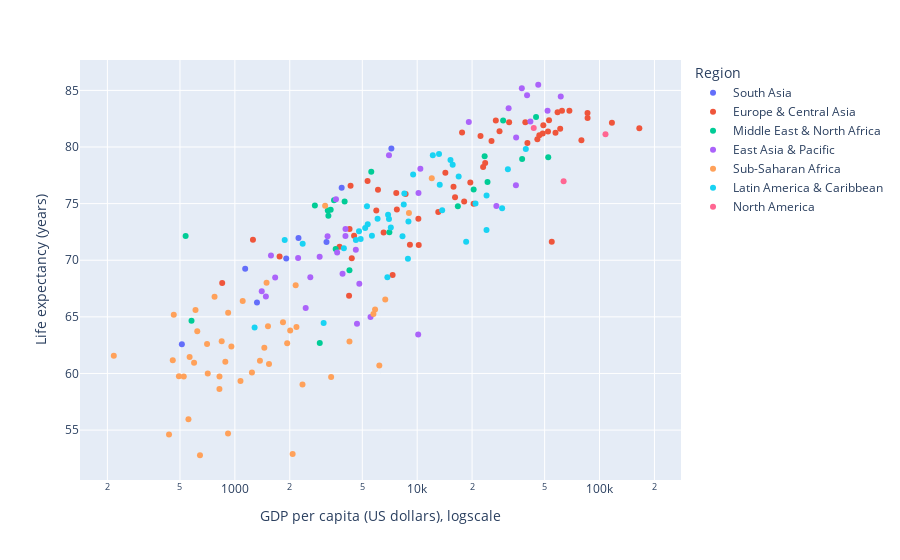

Notebook cell for this chart:
### Markdown cell above
* The same plot in Plotly is even easier and interactive. 
* Both Plotly and Seaborn automatically label axes with column names, such as `GDP2020`.
* Here we override such automated labels with longer ones using a dictionary `fig_labels`.

### Code cell
# we want to use index (country name) in the figure for tooltip info
# therefore we create a temporary table with column Country instead of index
temp_table = countries.reset_index()
# how to rename automated axis labels
fig_labels = {'GDP2020':'GDP per capita (US dollars), logscale',
             'Expectancy2020':'Life expectancy (years)'}
# create Plotly plot, add countyr name to tooltip data 
fig = px.scatter(data_frame=temp_table, 
                 x="GDP2020", y="Expectancy2020", color="Region", 
                 hover_data=['Country'], log_x=True,
                 labels = fig_labels)
fig.show()

### Figure 1 — Plotly figure (JSON) as saved in the notebook; plotly's stock layout.template omitted (floating-point values rounded to 4 significant figures)
{"data": [{"customdata": [["Afghanistan"], ["Bangladesh"], ["Bhutan"], ["India"], ["Maldives"], ["Nepal"], ["Pakistan"], ["Sri Lanka"]], "hovertemplate": "Region=South Asia<br>GDP per capita (US dollars), logscale=%{x}<br>Life expectancy (years)=%{y}<br>Country=%{customdata[0]}<extra></extra>", "legendgroup": "South Asia", "marker": {"color": "#636efa", "symbol": "circle"}, "mode": "markers", "name": "South Asia", "orientation": "v", "showlegend": true, "type": "scatter", "x": [512.1, 2233.0, 3181.0, 1913.0, 7217.0, 1139.0, 1322.0, 3852.0], "xaxis": "x", "y": [62.58, 71.97, 71.61, 70.15, 79.88, 69.25, 66.27, 76.39], "yaxis": "y"}, {"customdata": [["Albania"], ["Andorra"], ["Armenia"], ["Austria"], ["Azerbaijan"], ["Belarus"], ["Belgium"], ["Bosnia and Herzegovina"], ["Bulgaria"], ["Channel Islands"], ["Croatia"], ["Cyprus"], ["Czechia"], ["Denmark"], ["Estonia"], ["Faroe Islands"], ["Finland"], ["France"], ["Georgia"], ["Germany"], ["Gibraltar"], ["Greece"], ["Greenland"], ["Hungary"], ["Iceland"], ["Ireland"], ["Isle of Man"], ["Italy"], ["Kazakhstan"], ["Kosovo"], ["Kyrgyz Republic"], ["Latvia"], ["Liechtenstein"], ["Lithuania"], ["Luxembourg"], ["Moldova"], ["Monaco"], ["Montenegro"], ["Netherlands"], ["North Macedonia"], ["Norway"], ["Poland"], ["Portugal"], ["Romania"], ["Russia"], ["San Marino"], ["Serbia"], ["Slovak Republic"], ["Slovenia"], ["Spain"], ["Sweden"], ["Switzerland"], ["Tajikistan"], ["Türkiye"], ["Turkmenistan"], ["Ukraine"], ["United Kingdom"], ["Uzbekistan"]], "hovertemplate": "Region=Europe & Central Asia<br>GDP per capita (US dollars), logscale=%{x}<br>Life expectancy (years)=%{y}<br>Country=%{customdata[0]}<extra></extra>", "legendgroup": "Europe & Central Asia", "marker": {"color": "#EF553B", "symbol": "circle"}, "mode": "markers", "name": "Europe & Central Asia", "orientation": "v", "showlegend": true, "type": "scatter", "x": [5343.0, 37210.0, 4506.0, 48790.0, 4230.0, 6543.0, 45610.0, 6095.0, 10150.0, 57340.0, 14270.0, 28280.0, 22990.0, 60840.0, 23600.0, 62230.0, 49170.0, 39180.0, 4256.0, 46750.0, NaN, 17620.0, 54690.0, 16130.0, 58850.0, 85970.0, 79530.0, 31920.0, 9122.0, 4311.0, 1257.0, 18100.0, 165300.0, 20380.0, 116900.0, 4376.0, 182500.0, 7677.0, 52160.0, 5965.0, 68340.0, 15820.0, 22240.0, 13050.0, 10190.0, 45320.0, 7734.0, 19550.0, 25560.0, 26980.0, 52840.0, 85900.0, 852.3, 8639.0, 7330.0, 3752.0, 40220.0, 1759.0], "xaxis": "x", "y": [76.99, NaN, 72.17, 81.19, 66.87, 72.46, 80.7, 76.22, 73.66, 81.26, 77.72, 81.39, 78.23, 81.6, 78.6, 83.2, 81.93, 82.18, 72.77, 81.04, 82.2, 81.29, 71.64, 75.57, 83.06, 82.56, 80.59, 82.2, 71.37, 76.57, 71.8, 75.19, 81.66, 74.98, 82.14, 70.17, NaN, 75.93, 81.36, 74.4, 83.21, 76.5, 80.98, 74.25, 71.34, NaN, 74.48, 76.87, 80.53, 82.33, 82.36, 83.0, 67.99, 75.85, 68.69, 71.19, 80.35, 70.33], "yaxis": "y"}, {"customdata": [["Algeria"], ["Bahrain"], ["Djibouti"], ["Egypt"], ["Iran"], ["Iraq"], ["Israel"], ["Jordan"], ["Kuwait"], ["Lebanon"], ["Libya"], ["Malta"], ["Morocco"], ["Oman"], ["Qatar"], ["Saudi Arabia"], ["Syrian Arab Republic"], ["Tunisia"], ["United Arab Emirates"], ["West Bank and Gaza"], ["Yemen"]], "hovertemplate": "Region=Middle East & North Africa<br>GDP per capita (US dollars), logscale=%{x}<br>Life expectancy (years)=%{y}<br>Country=%{customdata[0]}<extra></extra>", "legendgroup": "Middle East & North Africa", "marker": {"color": "#00cc96", "symbol": "circle"}, "mode": "markers", "name": "Middle East & North Africa", "orientation": "v", "showlegend": true, "type": "scatter", "x": [3354.0, 23430.0, 2922.0, 3572.0, 2746.0, 4251.0, 44850.0, 3999.0, 24300.0, 5600.0, 7035.0, 29600.0, 3258.0, 16710.0, 52320.0, 20400.0, 537.1, 3498.0, 37630.0, 3234.0, 578.5], "xaxis": "x", "y": [74.45, 79.17, 62.69, 70.99, 74.83, 69.12, 82.65, 75.18, 76.92, 77.8, 72.47, 82.35, 73.92, 74.76, 79.1, 76.24, 72.14, 75.29, 78.95, 74.4, 64.65], "yaxis": "y"}, {"customdata": [["American Samoa"], ["Australia"], ["Brunei"], ["Cambodia"], ["China"], ["Fiji"], ["French Polynesia"], ["Guam"], ["Hong Kong SAR, China"], ["Indonesia"], ["Japan"], ["Kiribati"], ["Dem. People's Rep. Korea"], ["Korea"], ["Lao PDR"], ["Macao SAR, China"], ["Malaysia"], ["Marshall Islands"], ["Micronesia"], ["Mongolia"], ["Myanmar"], ["Nauru"], ["New Caledonia"], ["New Zealand"], ["Northern Mariana Islands"], ["Palau"], ["Papua New Guinea"], ["Philippines"], ["Samoa"], ["Singapore"], ["Solomon Islands"], ["Thailand"], ["Timor-Leste"], ["Tonga"], ["Tuvalu"], ["Vanuatu"], ["Viet Nam"]], "hovertemplate": "Region=East Asia & Pacific<br>GDP per capita (US dollars), logscale=%{x}<br>Life expectancy (years)=%{y}<br>Country=%{customdata[0]}<extra></extra>", "legendgroup": "East Asia & Pacific", "marker": {"color": "#ab63fa", "symbol": "circle"}, "mode": "markers", "name": "East Asia & Pacific", "orientation": "v", "showlegend": true, "type": "scatter", "x": [15610.0, 51870.0, 27180.0, 1578.0, 10410.0, 4816.0, 19190.0, 34780.0, 46110.0, 3896.0, 40040.0, 1404.0, NaN, 31720.0, 2593.0, 37470.0, 10160.0, 5546.0, 3639.0, 4041.0, 1480.0, 10120.0, 34880.0, 41760.0, 17300.0, 14350.0, 2446.0, 3224.0, 4043.0, 61270.0, 2222.0, 7002.0, 1664.0, 4606.0, 4675.0, 2918.0, 3586.0], "xaxis": "x", "y": [NaN, 83.2, 74.8, 70.42, 78.08, 67.92, 82.22, 76.61, 85.5, 68.81, 84.56, 67.27, 73.27, 83.43, 68.5, 85.18, 75.94, 64.98, 70.67, 72.14, 66.8, 63.44, 80.83, 82.26, NaN, NaN, 65.79, 72.12, 72.77, 84.47, 70.2, 79.27, 68.47, 70.93, 64.38, 70.3, 75.38], "yaxis": "y"}, {"customdata": [["Angola"], ["Benin"], ["Botswana"], ["Burkina Faso"], ["Burundi"], ["Cabo Verde"], ["Cameroon"], ["Central African Republic"], ["Chad"], ["Comoros"], ["Dem. Rep. Congo"], ["Congo"], ["Côte d'Ivoire"], ["Equatorial Guinea"], ["Eritrea"], ["Eswatini"], ["Ethiopia"], ["Gabon"], ["The Gambia"], ["Ghana"], ["Guinea"], ["Guinea-Bissau"], ["Kenya"], ["Lesotho"], ["Liberia"], ["Madagascar"], ["Malawi"], ["Mali"], ["Mauritania"], ["Mauritius"], ["Mozambique"], ["Namibia"], ["Niger"], ["Nigeria"], ["Rwanda"], ["São Tomé and Principe"], ["Senegal"], ["Seychelles"], ["Sierra Leone"], ["Somalia"], ["South Africa"], ["South Sudan"], ["Sudan"], ["Tanzania"], ["Togo"], ["Uganda"], ["Zambia"], ["Zimbabwe"]], "hovertemplate": "Region=Sub-Saharan Africa<br>GDP per capita (US dollars), logscale=%{x}<br>Life expectancy (years)=%{y}<br>Country=%{customdata[0]}<extra></extra>", "legendgroup": "Sub-Saharan Africa", "marker": {"color": "#FFA15A", "symbol": "circle"}, "mode": "markers", "name": "Sub-Saharan Africa", "orientation": "v", "showlegend": true, "type": "scatter", "x": [1451.0, 1241.0, 5875.0, 823.6, 216.8, 3126.0, 1539.0, 435.5, 643.8, 1520.0, 524.7, 2011.0, 2349.0, 6199.0, NaN, 3373.0, 918.7, 6680.0, 704.0, 2177.0, 1074.0, 710.3, 1936.0, 917.4, 597.5, 462.4, 622.2, 822.9, 1836.0, 9011.0, 456.6, 4252.0, 564.8, 2075.0, 773.8, 2155.0, 1492.0, 12020.0, 493.4, 556.6, 5753.0, NaN, 608.3, 1104.0, 886.7, 846.9, 956.8, 1373.0], "xaxis": "x", "y": [62.26, 60.09, 65.65, 59.73, 61.57, 74.81, 60.83, 54.6, 52.78, 64.17, 59.74, 63.78, 59.03, 60.71, 67.13, 59.69, 65.37, 66.53, 62.61, 64.11, 59.33, 60.0, 62.67, 54.69, 60.95, 65.18, 63.72, 58.63, 64.53, 74.18, 61.17, 62.83, 61.45, 52.89, 66.77, 67.78, 68.01, 77.24, 59.76, 55.97, 65.25, 55.48, 65.61, 66.41, 61.03, 62.85, 62.38, 61.12], "yaxis": "y"}, {"customdata": [["Antigua and Barbuda"], ["Argentina"], ["Aruba"], ["The Bahamas"], ["Barbados"], ["Belize"], ["Bolivia"], ["Brazil"], ["British Virgin Islands"], ["Cayman Islands"], ["Chile"], ["Colombia"], ["Costa Rica"], ["Cuba"], ["Curaçao"], ["Dominica"], ["Dominican Republic"], ["Ecuador"], ["El Salvador"], ["Grenada"], ["Guatemala"], ["Guyana"], ["Haiti"], ["Honduras"], ["Jamaica"], ["Mexico"], ["Nicaragua"], ["Panama"], ["Paraguay"], ["Peru"], ["Puerto Rico"], ["Sint Maarten (Dutch part)"], ["St. Kitts and Nevis"], ["St. Lucia"], ["St. Martin (French part)"], ["St. Vincent and the Grenadines"], ["Suriname"], ["Trinidad and Tobago"], ["Turks and Caicos Islands"], ["Uruguay"], ["Venezuela"], ["Virgin Islands"]], "hovertemplate": "Region=Latin America & Caribbean<br>GDP per capita (US dollars), logscale=%{x}<br>Life expectancy (years)=%{y}<br>Country=%{customdata[0]}<extra></extra>", "legendgroup": "Latin America & Caribbean", "marker": {"color": "#19d3f3", "symbol": "circle"}, "mode": "markers", "name": "Latin America & Caribbean", "orientation": "v", "showlegend": true, "type": "scatter", "x": [15220.0, 8501.0, 24010.0, 24000.0, 16880.0, 5185.0, 3069.0, 6924.0, NaN, 83900.0, 13170.0, 5304.0, 12180.0, 9500.0, 16360.0, 7003.0, 7168.0, 5645.0, 3962.0, 8438.0, 4610.0, 6863.0, 1283.0, 2354.0, 4897.0, 8895.0, 1877.0, 13290.0, 5353.0, 6064.0, 31430.0, 29220.0, 18550.0, 8952.0, NaN, 8306.0, 4797.0, 13710.0, 20880.0, 15650.0, NaN, 39410.0], "xaxis": "x", "y": [78.84, 75.89, 75.72, 72.68, 77.39, 72.85, 64.47, 74.01, 75.85, NaN, 79.38, 74.77, 79.28, 77.57, NaN, 73.65, 72.89, 72.15, 71.06, 74.92, 71.8, 68.49, 64.05, 71.46, 71.87, 70.13, 71.8, 76.66, 73.18, 73.67, 78.04, 74.58, 71.63, 73.42, 80.15, 72.13, 72.56, 74.41, 75.0, 78.43, 71.09, 79.82], "yaxis": "y"}, {"customdata": [["Bermuda"], ["Canada"], ["United States"]], "hovertemplate": "Region=North America<br>GDP per capita (US dollars), logscale=%{x}<br>Life expectancy (years)=%{y}<br>Country=%{customdata[0]}<extra></extra>", "legendgroup": "North America", "marker": {"color": "#FF6692", "symbol": "circle"}, "mode": "markers", "name": "North America", "orientation": "v", "showlegend": true, "type": "scatter", "x": [107800.0, 43560.0, 63530.0], "xaxis": "x", "y": [81.14, 81.67, 76.98], "yaxis": "y"}], "layout": {"legend": {"title": {"text": "Region"}, "tracegroupgap": 0}, "margin": {"t": 60}, "xaxis": {"anchor": "y", "domain": [0, 1], "title": {"text": "GDP per capita (US dollars), logscale"}, "type": "log"}, "yaxis": {"anchor": "x", "domain": [0, 1], "title": {"text": "Life expectancy (years)"}}}}
